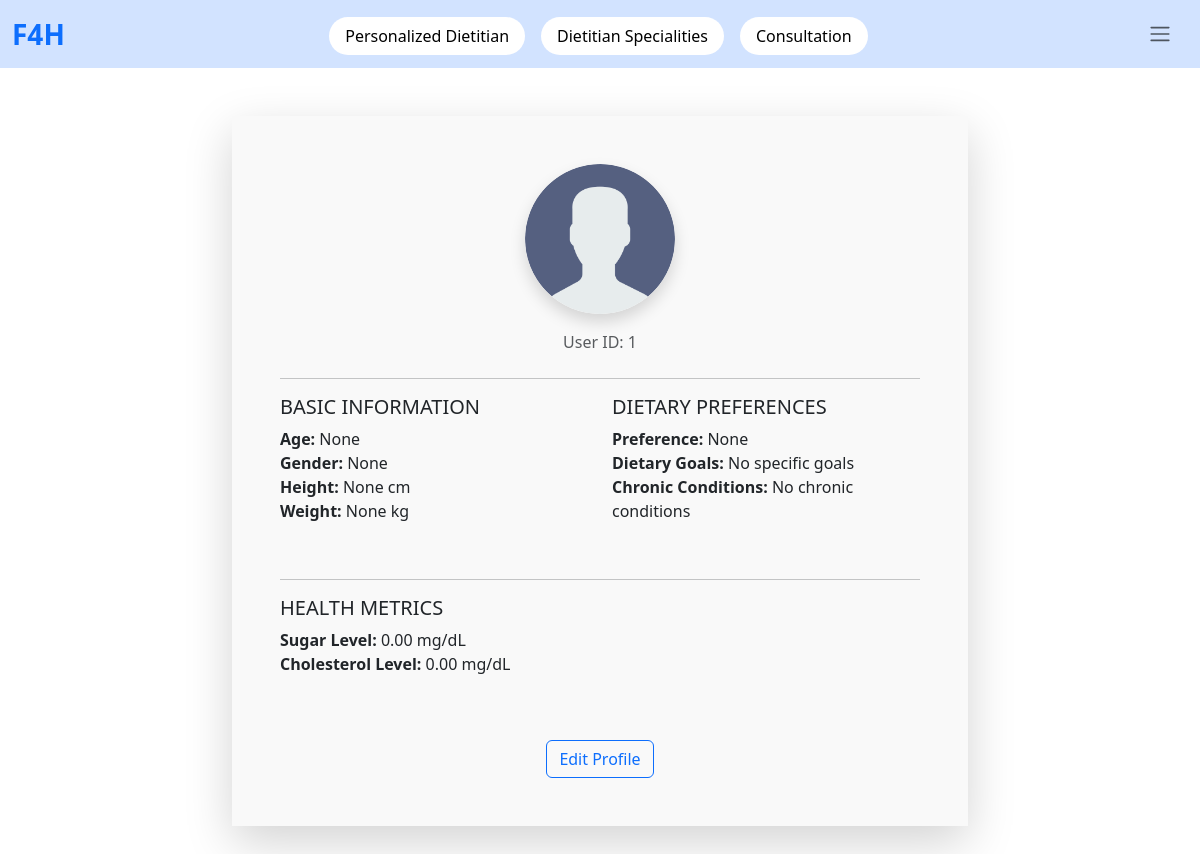
The page /user/user_profile/ (signed in) on the database its author committed.
### users_account/models.py (models this page shows, shortened)
class User_Profile(models.Model):
    user = models.OneToOneField(Accounts, on_delete=models.CASCADE)
    full_name = models.CharField(max_length=100, null=False, blank=False)
    photo = models.ImageField(upload_to='profile_photos', default='assets/profile.png')
    age = models.PositiveIntegerField(null=True, blank=True)
    weight = models.DecimalField(max_digits=5, decimal_places=2, blank=True, null=True)
    height = models.DecimalField(max_digits=5, decimal_places=2, blank=True, null=True)
    gender = models.CharField(choices=GENDER_CHOICE, max_length=100, blank=True, null=True)
    dietary_preference = models.CharField(choices=DIETARY_PREFERENCE_CHOICES, max_length=50, default='None')
    dietary_goal = models.ManyToManyField(Specialties)
    chronic_condition = models.ManyToManyField(Chronic_conditions)
    suger_level = models.DecimalField(max_digits=5, decimal_places=2, default=0)
    cholestrol_level = models.DecimalField(max_digits=5, decimal_places=2, default=0)

class Accounts(AbstractUser):
    email = models.EmailField(unique=True)
    username = models.CharField(max_length=55, unique=True)
    role = models.CharField(choices=ROLE_CHOICE, default='user', max_length=100)
    @property
    def is_profile_complete(self):
        if self.role == 'user' and hasattr(self, 'user_profile'):
            return self.user_profile.is_profile_complete()
        elif self.role == 'dietitian' and hasattr(self, 'dietitian_profile'):
            return self.dietitian_profile.is_profile_complete()
        return False  # If no matching role or profile exists

### public_user/views.py (the view)
# urls.py: path('user_profile/',user_profile, name='user_profile'),
def user_profile(request):
    print("Reached")
    user_profile = get_object_or_404(User_Profile, user=request.user)
    return render(request, 'user_profile.html', {
        'user_profile': user_profile,
    })

### public_user/templates/user_profile.html (shortened to what this page needs)
{% extends "base.html" %}
{% block content %}
<div class="container my-5">
    <div class="row justify-content-center">
        <div class="col-lg-8">
            <div class="card shadow-lg border-0 rounded">
                <div class="card-body p-5">
                    <div class="text-center mb-4">
                        <img src="{{ user_profile.photo.url }}" alt="Profile Photo" class="img-fluid rounded-circle shadow" style="width: 150px; height: 150px;">
                        <p class="text-muted">User ID: {{ user_profile.user.id }}</p>
                    </div>
                    <hr>
                    <div class="row">
                        <div class="col-md-6 mb-4">
                            <h5 class="text-uppercase">Basic Information</h5>
                            <ul class="list-unstyled">
                                <li><strong>Age:</strong> {{ user_profile.age }}</li>
                                <li><strong>Gender:</strong> {{ user_profile.gender }}</li>
                                <li><strong>Height:</strong> {{ user_profile.height }} cm</li>
                                <li><strong>Weight:</strong> {{ user_profile.weight }} kg</li>
                            </ul>
                        </div>
                        <div class="col-md-6 mb-4">
                            <h5 class="text-uppercase">Dietary Preferences</h5>
                            <ul class="list-unstyled">
                                <li><strong>Preference:</strong> {{ user_profile.dietary_preference }}</li>
                                <li><strong>Dietary Goals:</strong>
                                    {% for goal in user_profile.dietary_goal.all %}
                                        <span class="badge bg-success">{{ goal.name }}</span>
                                    {% empty %}
                                        No specific goals
                                    {% endfor %}
                                </li>
                                <li><strong>Chronic Conditions:</strong>
                                    {% for condition in user_profile.chronic_condition.all %}
                                        <span class="badge bg-warning">{{ condition.name }}</span>
                                    {% empty %}
                                        No chronic conditions
                                    {% endfor %}
                                </li>
                            </ul>
                        </div>
                    </div>
                    <hr>
                    <div class="row">
                        <div class="col-md-6 mb-4">
                            <h5 class="text-uppercase">Health Metrics</h5>
                            <ul class="list-unstyled">
                                <li><strong>Sugar Level:</strong> {{ user_profile.suger_level }} mg/dL</li>
                                <li><strong>Cholesterol Level:</strong> {{ user_profile.cholestrol_level }} mg/dL</li>
                            </ul>
                        </div>
                    </div>
                    <div class="text-center mt-4">
                        <a href="{% url 'profile_update' %}" class="btn btn-outline-primary">Edit Profile</a>
                    </div>
                </div>
            </div>
        </div>
    </div>
</div>
{% endblock content %}

### public_user/templates/user_profile.html (style rules this page uses)
.card-body { background-color: #f9f9f9; }

### rows shown on the page
User_Profile: photo (placeholder picture), user.id "1", age "None", gender "None", height "None", weight "None", dietary_preference "None", suger_level "0.00", cholestrol_level "0.00"
